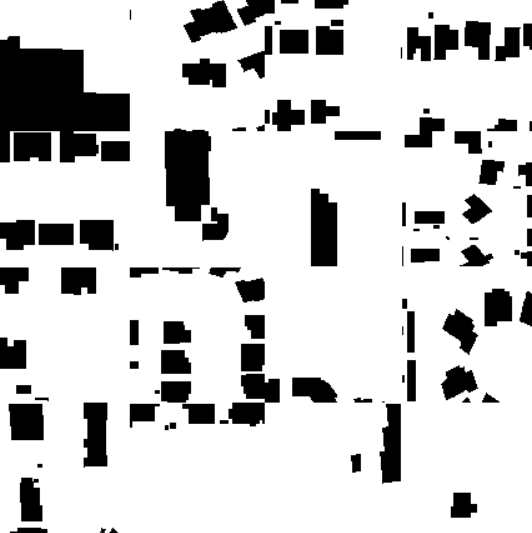
#> input picture Module2-Image Processing/output.png, 532 x 533 px
$ python findPolygons.py
#> lines starting #> are read from the running program, lines starting #| are printed output that depends on the picture; after the words box and inside, x2 and y2 are one past the last pixel; in counts of white or black regions, pixels touching at a corner belong together; long printed decimals are rounded
import cv2
import numpy as np
import random
from PIL import Image

#from cv2.ximgproc import guidedFilter

filename = 'output.png'
image = cv2.imread(filename)
#> image is the input picture: shape (533, 532, 3); min 0, max 255, mean 205.9

#image = cv2.guidedFilter(image, 15, 80, 80,None)
image = cv2.bilateralFilter(image, 15, 80, 80,None)

cv2.imshow('smooth', image)
cv2.imwrite('./results/1-Smooth.png', image)

#cv2.waitKey(0)
gray = cv2.cvtColor(image, cv2.COLOR_BGR2GRAY)


cv2.imshow('gray', gray)
cv2.imwrite('./results/2-Gray.png', gray)

#cv2.waitKey(0)

# Find Canny edges
# edged = cv2.Canny(gray, 30, 200)
thr1=50
thr2=200


kernel = np.ones((5,5 ),np.float32)/49
# gray = cv2.filter2D(gray,-1,kernel)

# kernel = np.ones((3,3), np.uint8)

gray = cv2.dilate(gray, kernel, iterations=3)
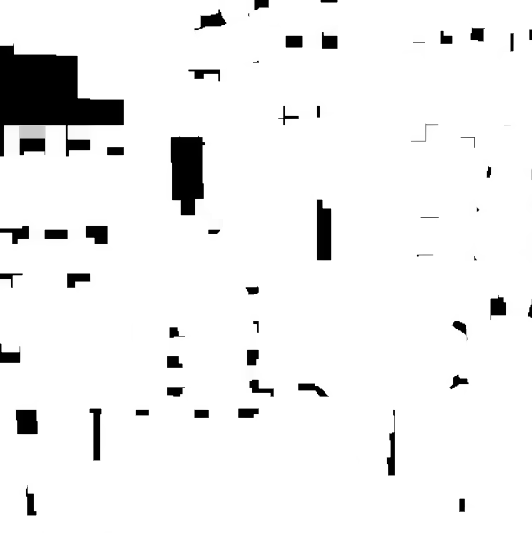
#> gray: shape (533, 532); min 0, max 255, mean 239.6

cv2.imshow('Edged dilate', gray)
cv2.imwrite('./results/3-Edged Dilate.png', gray)

#cv2.waitKey(0)

gray = cv2.erode(gray, kernel, iterations=1)
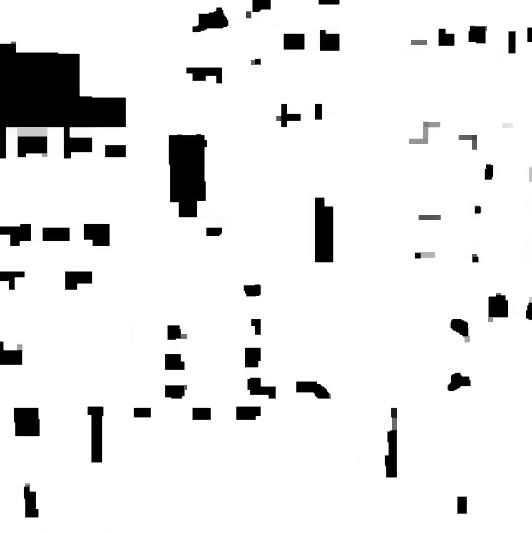
#> gray: shape (533, 532); min 0, max 255, mean 232.5

cv2.imshow('Edged erode', gray)
cv2.imwrite('./results/4-Edged Erode.png', gray)

#cv2.waitKey(0)

#Check mean

im = Image.open(filename)
im_grey = im.convert('LA') # convert to grayscale
width, height = im.size
#> width = 532; height = 533

total = 0
for i in range(0, width):
    for j in range(0, height):
        total += im_grey.getpixel((i,j))[0]
#> after the loop, total = 58390067

mean = total / (width * height)
#> mean = 205.9
print("Mean: ", mean)
#| Mean:  205.921

#End check mean

edged = cv2.Canny(gray, thr1, thr2)
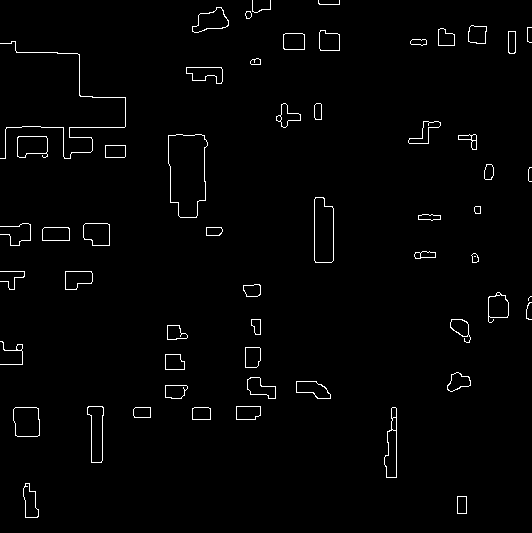
#> edged: shape (533, 532); 1.6% white in thin lines or dots
cv2.imshow("CannyImg_"+str(thr1) + "_" + str(thr2), edged)
cv2.imwrite("./results/5-Canny Img_"+str(thr1) + "_" + str(thr2) + ".png", edged)

#cv2.waitKey(0)
kernel = np.ones((3,3), np.uint8)


contours, hierarchy = cv2.findContours(edged,
    cv2.RETR_EXTERNAL, cv2.CHAIN_APPROX_NONE)
#> contours = 56 contours, 9 with area under 20; largest, box (x1, y1, x2, y2) and area: (168, 134, 208, 218) 2660, (314, 197, 334, 263) 1148, (13, 407, 40, 437) 707, (87, 406, 104, 463) 657, (384, 407, 397, 478) 564


print("Number of Contours found = " + str(len(contours)))
#| Number of Contours found = 56


cntFound = 0
finalCnt = []
for cnt in contours :
    area = cv2.contourArea(cnt)
    print("area",area)

    # Shortlisting the regions based on there area.
    if area > 100:
        # approx = cv2.approxPolyDP(cnt,
        #                           0.009 * cv2.arcLength(cnt, True), True)

        approx = cv2.approxPolyDP(cnt,0.001 * cv2.arcLength(cnt, True), True)


        M = cv2.moments(cnt)
        cX = int(M["m10"] / M["m00"])
        cY = int(M["m01"] / M["m00"])

        # Checking if the no. of sides of the selected region is 7.
        # if(len(approx) == 7):
        r=random.randint(0,255)
        g=random.randint(0,255)
        b=random.randint(0,255)
        cv2.drawContours(image, [approx], -1, (r, g, b), 3)
        cv2.putText(image, str(cntFound), (cX - 20, cY - 20),cv2.QT_FONT_NORMAL, 0.5, (r, g, b), 2)

        cntFound = 1 + cntFound
        finalCnt.append(cnt)
#> this loop made 56 passes
#> (area, approx, cX, cY, r, g, b) on pass 1: (153, [[457, 496], [457, 513], [466, 513], [466, 496]], 461, 504, 197, 215, 20)
#> (area, cX, cY, r, g, b) on passes 2 to 7: (341, 29, 502, 132, 248, 207), (563.5, 391, 447, 155, 244, 183), (213, 201, 413, 111, 71, 144), (166.5, 141, 412, 71, 48, 128), (707, 26, 421, 75, 158, 50), (296, 247, 412, 37, 169, 241)
#| area 153.0
#| area 341.0
#| area 563.5
#| area 213.0
#| area 166.5
#| area 707.0
#| area 296.0
#| area 657.0
#> (further printed lines are left out)
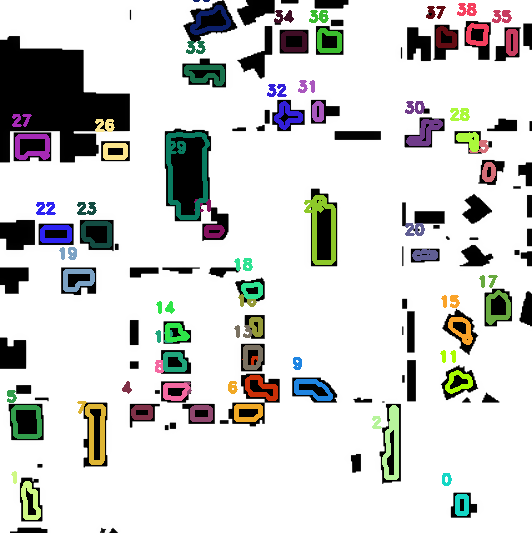
#> image: shape (533, 532, 3); mean B, G, R 209.9, 211.8, 211
#> after the loop, cntFound = 40; finalCnt = 40 contours; largest, box (x1, y1, x2, y2) and area: (168, 134, 208, 218) 2660, (314, 197, 334, 263) 1148, (13, 407, 40, 437) 707, (87, 406, 104, 463) 657, (384, 407, 397, 478) 564

print("Total found after area threshold = ", cntFound)
#| Total found after area threshold =  40
cv2.imshow('Contours', image)
cv2.imwrite('./results/6-Buildings.png', image)

#cv2.waitKey(0)
cv2.destroyAllWindows()
